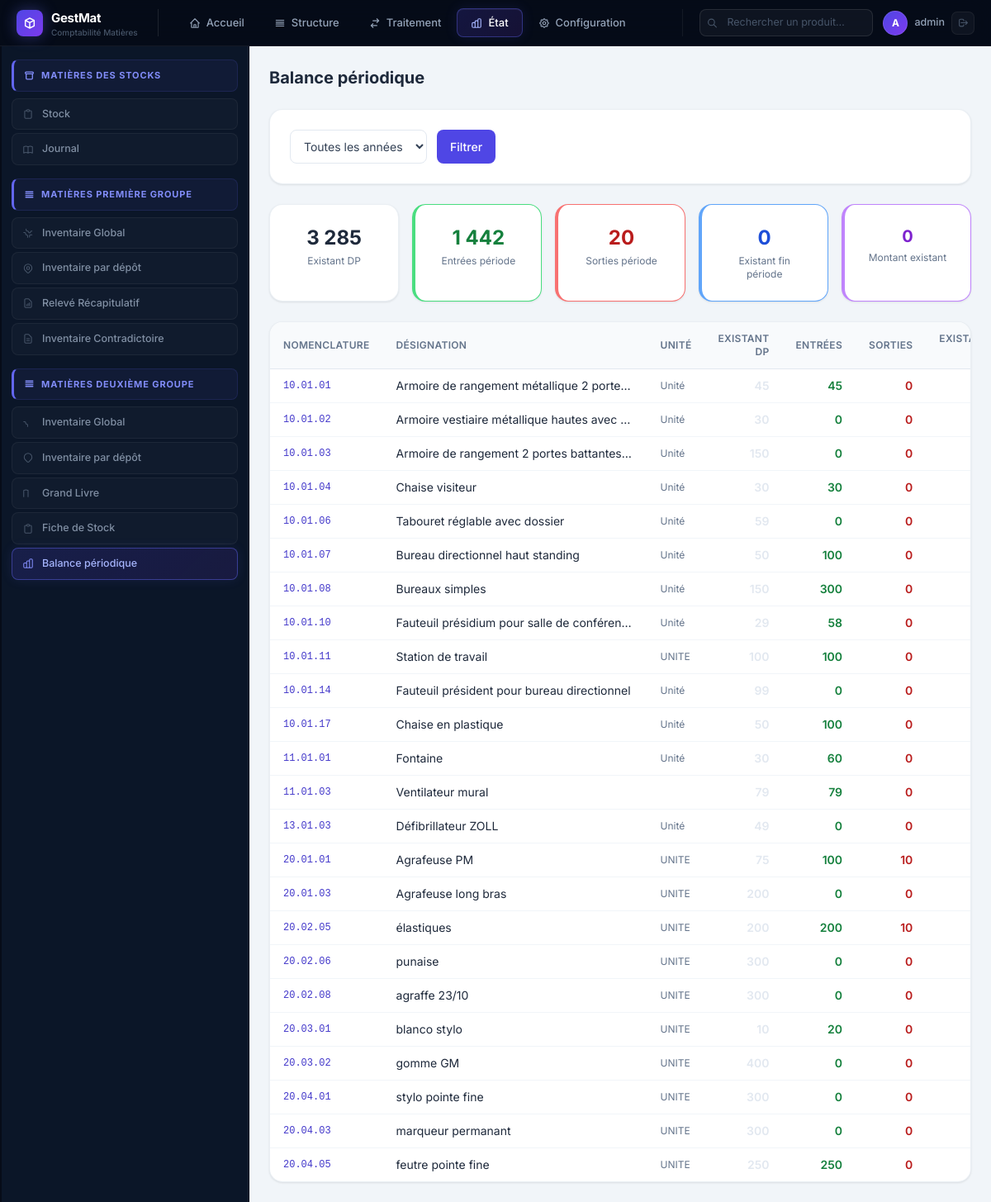
/balance/ (signed in), run on the app's committed database.
### matieres/models.py (models this page shows, shortened)
class BalancePeriodique(models.Model):
    annee_exercice = models.ForeignKey(
        AnneeExercice, on_delete=models.SET_NULL, null=True, blank=True, verbose_name="Année d'exercice"
    )
    produit = models.ForeignKey(
        Produit, on_delete=models.SET_NULL, null=True, blank=True, verbose_name="Produit"
    )
    nomenclature = models.CharField(max_length=30, verbose_name="Nomenclature")
    designation = models.CharField(max_length=300, verbose_name="Désignation")
    unite = models.CharField(max_length=50, verbose_name="Unité")
    existant_dp = models.IntegerField(default=0, verbose_name="Existant début période")
    entree_periode = models.IntegerField(default=0, verbose_name="Entrée période")
    total_entree = models.IntegerField(default=0, verbose_name="Total entrée")
    sortie_periode = models.IntegerField(default=0, verbose_name="Sortie période")
    existant_fin_periode = models.IntegerField(default=0, verbose_name="Existant fin période")
    prix_unitaire_ht = models.DecimalField(max_digits=15, decimal_places=2, default=0, verbose_name="Prix unitaire HT")
    montant_existant = models.DecimalField(max_digits=15, decimal_places=2, default=0, verbose_name="Montant existant")
    class Meta:
        verbose_name = "Balance périodique"
        verbose_name_plural = "Balances périodiques"

### matieres/views.py (the view)
# urls.py: path('balance/', views.balance_list, name='balance_list'),
@login_required
def balance_list(request):
    annee_id = request.GET.get('annee', '')
    balances = BalancePeriodique.objects.select_related('annee_exercice')
    if annee_id:
        balances = balances.filter(annee_exercice_id=annee_id)
    totaux = balances.aggregate(
        total_existant=Sum('existant_dp'),
        total_entrees=Sum('entree_periode'),
        total_sorties=Sum('sortie_periode'),
        total_fin=Sum('existant_fin_periode'),
        total_montant=Sum('montant_existant'),
    )
    context = {
        'page_title': 'Balance périodique',
        'balances': balances.order_by('nomenclature'),
        'annees': AnneeExercice.objects.all(),
        'annee_id': annee_id,
        'totaux': totaux,
    }
    return render(request, 'balance/list.html', context)

### templates/balance/list.html (shortened to what this page needs)
{% extends 'base.html' %}
{% load humanize %}
{% block content %}
<div class="flex items-center justify-between mb-6">
  <h2 class="text-xl font-bold text-slate-800">Balance périodique</h2>
</div>
<div class="card mb-6">
  <form method="get" class="flex gap-3">
    <select name="annee" class="border border-slate-200 rounded-lg px-3 py-2.5 text-sm focus:outline-none focus:ring-2 focus:ring-primary-500 text-slate-700 bg-white">
      <option value="">Toutes les années</option>
    </select>
    <button type="submit" class="btn-primary">Filtrer</button>
  </form>
</div>
{% if totaux.total_existant %}
<div class="grid grid-cols-2 lg:grid-cols-5 gap-4 mb-6">
  <div class="card text-center">
    <p class="text-2xl font-bold text-slate-800">{{ totaux.total_existant|intcomma }}</p>
    <p class="text-xs text-slate-500 mt-1">Existant DP</p>
  </div>
  <div class="card text-center border-l-4 border-green-400">
    <p class="text-2xl font-bold text-green-700">{{ totaux.total_entrees|intcomma }}</p>
    <p class="text-xs text-slate-500 mt-1">Entrées période</p>
  </div>
  <div class="card text-center border-l-4 border-red-400">
    <p class="text-2xl font-bold text-red-700">{{ totaux.total_sorties|intcomma }}</p>
    <p class="text-xs text-slate-500 mt-1">Sorties période</p>
  </div>
  <div class="card text-center border-l-4 border-blue-400">
    <p class="text-2xl font-bold text-blue-700">{{ totaux.total_fin|intcomma }}</p>
    <p class="text-xs text-slate-500 mt-1">Existant fin période</p>
  </div>
  <div class="card text-center border-l-4 border-purple-400">
    <p class="text-xl font-bold text-purple-700">{{ totaux.total_montant|floatformat:0|intcomma }}</p>
    <p class="text-xs text-slate-500 mt-1">Montant existant</p>
  </div>
</div>
{% endif %}
<div class="card p-0 overflow-hidden">
  <div class="overflow-x-auto">
    <table class="w-full text-sm">
      <thead class="bg-slate-50 border-b border-slate-200">
        <tr>
          <th class="text-left px-4 py-3 text-xs font-semibold text-slate-500 uppercase tracking-wide">Nomenclature</th>
          <th class="text-left px-4 py-3 text-xs font-semibold text-slate-500 uppercase tracking-wide">Désignation</th>
          <th class="text-left px-4 py-3 text-xs font-semibold text-slate-500 uppercase tracking-wide">Unité</th>
          <th class="text-right px-4 py-3 text-xs font-semibold text-slate-500 uppercase tracking-wide">Existant DP</th>
          <th class="text-right px-4 py-3 text-xs font-semibold text-slate-500 uppercase tracking-wide text-green-600">Entrées</th>
          <th class="text-right px-4 py-3 text-xs font-semibold text-slate-500 uppercase tracking-wide text-red-600">Sorties</th>
          <th class="text-right px-4 py-3 text-xs font-semibold text-slate-500 uppercase tracking-wide">Existant fin</th>
        </tr>
      </thead>
      <tbody class="divide-y divide-slate-100">
        {% for b in balances %}
        <tr class="hover:bg-slate-50">
          <td class="px-4 py-2.5 font-mono text-xs text-primary-700">{{ b.nomenclature }}</td>
          <td class="px-4 py-2.5 text-slate-800 max-w-xs truncate">{{ b.designation }}</td>
          <td class="px-4 py-2.5 text-slate-500 text-xs">{{ b.unite }}</td>
          <td class="px-4 py-2.5 text-right font-semibold">{{ b.existant_dp }}</td>
          <td class="px-4 py-2.5 text-right text-green-700 font-semibold">{{ b.entree_periode }}</td>
          <td class="px-4 py-2.5 text-right text-red-700 font-semibold">{{ b.sortie_periode }}</td>
          <td class="px-4 py-2.5 text-right font-bold {% if b.existant_fin_periode == 0 %}text-red-600{% elif b.existant_fin_periode < 5 %}text-orange-600{% else %}text-slate-800{% endif %}">{{ b.existant_fin_periode }}</td>
        </tr>
        {% empty %}
        <tr><td colspan="9" class="px-4 py-12 text-center text-slate-400">Aucune balance enregistrée</td></tr>
        {% endfor %}
      </tbody>
    </table>
  </div>
</div>
{% endblock %}

### templates/base.html (shortened to what this page needs)
<!DOCTYPE html>
<html lang="fr" class="h-full">
<head>
  <script src="https://cdn.tailwindcss.com"></script>
</head>
<body>
<header class="topbar">
  <div class="logo-wrap">
    <div class="logo-icon">
      <svg width="16" height="16" fill="none" stroke="#fff" viewBox="0 0 24 24" stroke-width="2.2">
        <path stroke-linecap="round" stroke-linejoin="round" d="M20 7l-8-4-8 4m16 0l-8 4m8-4v10l-8 4m0-10L4 7m8 4v10M4 7v10l8 4"/>
      </svg>
    </div>
    <div>
      <div class="logo-text">GestMat</div>
      <div class="logo-sub">{% if societe %}{{ societe.nom|truncatechars:20 }}{% else %}Comptabilité Matières{% endif %}</div>
    </div>
  </div>
  <nav class="tab-nav" role="tablist">
    <a href="{% url 'matieres:dashboard' %}" class="tab-btn" data-tab="accueil" role="tab">
      <svg width="14" height="14" fill="none" stroke="currentColor" viewBox="0 0 24 24" stroke-width="2">
        <path stroke-linecap="round" stroke-linejoin="round" d="M3 12l2-2m0 0l7-7 7 7M5 10v10a1 1 0 001 1h3m10-11l2 2m-2-2v10a1 1 0 01-1 1h-3m-6 0a1 1 0 001-1v-4a1 1 0 011-1h2a1 1 0 011 1v4a1 1 0 001 1m-6 0h6"/>
      </svg>
      Accueil
    </a>
    <span class="tab-btn" data-tab="structure" role="tab" style="cursor:pointer">
      <svg width="14" height="14" fill="none" stroke="currentColor" viewBox="0 0 24 24" stroke-width="2">
        <path stroke-linecap="round" stroke-linejoin="round" d="M4 6h16M4 10h16M4 14h16M4 18h16"/>
      </svg>
      Structure
    </span>
    <span class="tab-btn" data-tab="traitement" role="tab" style="cursor:pointer">
      <svg width="14" height="14" fill="none" stroke="currentColor" viewBox="0 0 24 24" stroke-width="2">
        <path stroke-linecap="round" stroke-linejoin="round" d="M8 7h12m0 0l-4-4m4 4l-4 4m0 6H4m0 0l4 4m-4-4l4-4"/>
      </svg>
      Traitement
    </span>
    <span class="tab-btn" data-tab="etat" role="tab" style="cursor:pointer">
      État
    </span>
    <span class="tab-btn" data-tab="configuration" role="tab" style="cursor:pointer">
      Configuration
    </span>
  </nav>
  <div class="topbar-right">
    <div class="search-wrap">
      <svg class="search-icon" width="13" height="13" fill="none" stroke="currentColor" viewBox="0 0 24 24" stroke-width="2">
        <path stroke-linecap="round" stroke-linejoin="round" d="M21 21l-6-6m2-5a7 7 0 11-14 0 7 7 0 0114 0"/>
      </svg>
      <input type="text" placeholder="Rechercher un produit…" name="q"
        hx-get="{% url 'matieres:htmx_recherche_produit' %}"
        hx-trigger="keyup changed delay:300ms"
        hx-target="#search-results">
    </div>
    <div class="user-wrap">
      <div class="user-avatar">{{ request.user.username|first|upper }}</div>
      <span class="user-name">{{ request.user.get_full_name|default:request.user.username }}</span>
      <a href="{% url 'logout' %}" class="btn-logout" title="Déconnexion">
        <svg width="13" height="13" fill="none" stroke="currentColor" viewBox="0 0 24 24" stroke-width="2">
          <path stroke-linecap="round" stroke-linejoin="round" d="M17 16l4-4m0 0l-4-4m4 4H7m6 4v1a3 3 0 01-3 3H6a3 3 0 01-3-3V7a3 3 0 013-3h4a3 3 0 013 3v1"/>
        </svg>
      </a>
    </div>
  </div>
</header>
<div class="app-body">
  <aside id="panel-etat" class="side-panel w-triple" role="navigation" aria-label="État">
    <div class="panel-inner">
      <div class="panel-section">
        <div class="section-title">
          <svg width="13" height="13" fill="none" stroke="currentColor" viewBox="0 0 24 24" stroke-width="2.5">
            <path stroke-linecap="round" stroke-linejoin="round" d="M5 8h14M5 8a2 2 0 110-4h14a2 2 0 110 4M5 8v10a2 2 0 002 2h10a2 2 0 002-2V8"/>
          </svg>
          Matières des stocks
        </div>
        <a href="{% url 'matieres:stock_depot_list' %}"
           class="panel-btn {% if request.resolver_match.url_name == 'stock_depot_list' %}active{% endif %}">
          <svg width="14" height="14" fill="none" stroke="currentColor" viewBox="0 0 24 24" stroke-width="1.8">
            <path stroke-linecap="round" stroke-linejoin="round" d="M9 5H7a2 2 0 00-2 2v12a2 2 0 002 2h10a2 2 0 002-2V7a2 2 0 00-2-2h-2M9 5a2 2 0 002 2h2a2 2 0 002-2M9 5a2 2 0 012-2h2a2 2 0 012 2"/>
          </svg>
          Stock
        </a>
        <a href="{% url 'matieres:journal_list' %}"
           class="panel-btn {% if request.resolver_match.url_name == 'journal_list' %}active{% endif %}">
          Journal
        </a>
      </div>
      <div class="panel-section">
        <div class="section-title">
          <svg width="13" height="13" fill="none" stroke="currentColor" viewBox="0 0 24 24" stroke-width="2.5">
            <path stroke-linecap="round" stroke-linejoin="round" d="M4 6h16M4 10h16M4 14h16M4 18h16"/>
          </svg>
          Matières première groupe
        </div>
        <a href="{% url 'matieres:inventaire_global' %}"
           class="panel-btn {% if request.resolver_match.url_name == 'inventaire_global' %}active{% endif %}">
          Inventaire Global
        </a>
        <a href="{% url 'matieres:inventaire_depot' %}"
           class="panel-btn {% if request.resolver_match.url_name == 'inventaire_depot' %}active{% endif %}">
          Inventaire par dépôt
        </a>
        <a href="{% url 'matieres:releve_recapitulatif' %}"
           class="panel-btn {% if request.resolver_match.url_name == 'releve_recapitulatif' %}active{% endif %}">
          <svg width="14" height="14" fill="none" stroke="currentColor" viewBox="0 0 24 24" stroke-width="1.8">
            <path stroke-linecap="round" stroke-linejoin="round" d="M9 17v-2m3 2v-4m3 4v-6m2 10H7a2 2 0 01-2-2V5a2 2 0 012-2h5.586a1 1 0 01.707.293l5.414 5.414a1 1 0 01.293.707V19a2 2 0 01-2 2z"/>
          </svg>
          Relevé Récapitulatif
        </a>
        <a href="{% url 'matieres:inventaire_individuel' %}"
           class="panel-btn {% if request.resolver_match.url_name == 'inventaire_individuel' %}active{% endif %}">
          <svg width="14" height="14" fill="none" stroke="currentColor" viewBox="0 0 24 24" stroke-width="1.8">
            <path stroke-linecap="round" stroke-linejoin="round" d="M9 12h6m-6 4h6m2 5H7a2 2 0 01-2-2V5a2 2 0 012-2h5.586a1 1 0 01.707.293l5.414 5.414a1 1 0 01.293.707V19a2 2 0 01-2 2z"/>
          </svg>
          Inventaire Contradictoire
        </a>
      </div>
      <div class="panel-section">
        <div class="section-title">
          <svg width="13" height="13" fill="none" stroke="currentColor" viewBox="0 0 24 24" stroke-width="2.5">
            <path stroke-linecap="round" stroke-linejoin="round" d="M4 6h16M4 10h16M4 14h16M4 18h16"/>
          </svg>
          Matières deuxième groupe
        </div>
        <a href="{% url 'matieres:inventaire_global' %}"
           class="panel-btn {% if request.resolver_match.url_name == 'inventaire_global' %}active{% endif %}">
          <svg width="14" height="14" fill="none" stroke="currentColor" viewBox="0 0 24 24" stroke-width="1.8">
            <path stroke-linecap="round" stroke-linejoin="round" d="M3.055 11H5a2 2 0 012 2v1a2 2 0 002 2 2 2 0 012 2v2.945"/>
          </svg>
          Inventaire Global
        </a>
        <a href="{% url 'matieres:inventaire_depot' %}"
           class="panel-btn {% if request.resolver_match.url_name == 'inventaire_depot' %}active{% endif %}">
          <svg width="14" height="14" fill="none" stroke="currentColor" viewBox="0 0 24 24" stroke-width="1.8">
            <path stroke-linecap="round" stroke-linejoin="round" d="M17.657 16.657L13.414 20.9a1.998 1.998 0 01-2.827 0l-4.244-4.243a8 8 0 1111.314 0z"/>
          </svg>
          Inventaire par dépôt
        </a>
        <a href="{% url 'matieres:grand_livre' %}"
           class="panel-btn {% if request.resolver_match.url_name == 'grand_livre' %}active{% endif %}">
          <svg width="14" height="14" fill="none" stroke="currentColor" viewBox="0 0 24 24" stroke-width="1.8">
            <path stroke-linecap="round" stroke-linejoin="round" d="M12 6.253v13m0-13C10.832 5.477 9.246 5 7.5 5S4.168 5.477 3 6.253v13"/>
          </svg>
          Grand Livre
        </a>
        <a href="{% url 'matieres:inventaire_individuel' %}"
           class="panel-btn {% if request.resolver_match.url_name == 'fiche_stock' %}active{% endif %}">
          <svg width="14" height="14" fill="none" stroke="currentColor" viewBox="0 0 24 24" stroke-width="1.8">
            <path stroke-linecap="round" stroke-linejoin="round" d="M9 5H7a2 2 0 00-2 2v12a2 2 0 002 2h10a2 2 0 002-2V7a2 2 0 00-2-2h-2M9 5a2 2 0 002 2h2a2 2 0 002-2M9 5a2 2 0 012-2h2a2 2 0 012 2"/>
          </svg>
          Fiche de Stock
        </a>
        <a href="{% url 'matieres:balance_list' %}"
           class="panel-btn {% if request.resolver_match.url_name == 'balance_list' %}active{% endif %}">
          Balance périodique
        </a>
      </div>
    </div>
  </aside>
  <main class="main-area" id="main-content">
    <div class="main-inner">
      {% block content %}{% endblock %}
    </div>
  </main>
</div>
</body>
</html>

### data on the page
BalancePeriodique: nomenclature "10.01.01", designation "Armoire de rangement métallique 2 porte…", unite "Unité", existant_dp "45", entree_periode "45", sortie_periode "0"
BalancePeriodique: nomenclature "10.01.02", designation "Armoire vestiaire métallique hautes avec…", unite "Unité", existant_dp "30", entree_periode "0", sortie_periode "0"
BalancePeriodique: nomenclature "10.01.03", designation "Armoire de rangement 2 portes battantes…", unite "Unité", existant_dp "150", entree_periode "0", sortie_periode "0"
BalancePeriodique: nomenclature "10.01.04", designation "Chaise visiteur", unite "Unité", existant_dp "30", entree_periode "30", sortie_periode "0"
BalancePeriodique: nomenclature "10.01.06", designation "Tabouret réglable avec dossier", unite "Unité", existant_dp "59", entree_periode "0", sortie_periode "0"
BalancePeriodique: nomenclature "10.01.07", designation "Bureau directionnel haut standing", unite "Unité", existant_dp "50", entree_periode "100", sortie_periode "0"
BalancePeriodique: nomenclature "10.01.08", designation "Bureaux simples", unite "Unité", existant_dp "150", entree_periode "300", sortie_periode "0"
BalancePeriodique: nomenclature "10.01.10", designation "Fauteuil présidium pour salle de conférence", unite "Unité", existant_dp "29", entree_periode "58", sortie_periode "0"
BalancePeriodique: nomenclature "10.01.11", designation "Station de travail", unite "UNITE", existant_dp "100", entree_periode "100", sortie_periode "0"
BalancePeriodique: nomenclature "10.01.14", designation "Fauteuil président pour bureau directionnel", unite "Unité", existant_dp "99", entree_periode "0", sortie_periode "0"
BalancePeriodique: nomenclature "10.01.17", designation "Chaise en plastique", unite "Unité", existant_dp "50", entree_periode "100", sortie_periode "0"
BalancePeriodique: nomenclature "11.01.01", designation "Fontaine", unite "Unité", existant_dp "30", entree_periode "60", sortie_periode "0"
BalancePeriodique: nomenclature "11.01.03", designation "Ventilateur mural", existant_dp "79", entree_periode "79", sortie_periode "0"
BalancePeriodique: nomenclature "13.01.03", designation "Défibrillateur ZOLL", unite "Unité", existant_dp "49", entree_periode "0", sortie_periode "0"
BalancePeriodique: nomenclature "20.01.01", designation "Agrafeuse PM", unite "UNITE", existant_dp "75", entree_periode "100", sortie_periode "10"
BalancePeriodique: nomenclature "20.01.03", designation "Agrafeuse long bras", unite "UNITE", existant_dp "200", entree_periode "0", sortie_periode "0"
BalancePeriodique: nomenclature "20.02.05", designation "élastiques", unite "UNITE", existant_dp "200", entree_periode "200", sortie_periode "10"
BalancePeriodique: nomenclature "20.02.06", designation "punaise", unite "UNITE", existant_dp "300", entree_periode "0", sortie_periode "0"
BalancePeriodique: nomenclature "20.02.08", designation "agraffe 23/10", unite "UNITE", existant_dp "300", entree_periode "0", sortie_periode "0"
BalancePeriodique: nomenclature "20.03.01", designation "blanco stylo", unite "UNITE", existant_dp "10", entree_periode "20", sortie_periode "0"
BalancePeriodique: nomenclature "20.03.02", designation "gomme GM", unite "UNITE", existant_dp "400", entree_periode "0", sortie_periode "0"
BalancePeriodique: nomenclature "20.04.01", designation "stylo pointe fine", unite "UNITE", existant_dp "300", entree_periode "0", sortie_periode "0"
BalancePeriodique: nomenclature "20.04.03", designation "marqueur permanant", unite "UNITE", existant_dp "300", entree_periode "0", sortie_periode "0"
BalancePeriodique: nomenclature "20.04.05", designation "feutre pointe fine", unite "UNITE", existant_dp "250", entree_periode "250", sortie_periode "0"

### other printed values
{{ request.user.username|first|upper }} "A"
{{ request.user.get_full_name|default:request.user.username }} "admin"
{{ totaux.total_existant|intcomma }} "3 285"
{{ totaux.total_entrees|intcomma }} "1 442"
{{ totaux.total_sorties|intcomma }} "20"
{{ totaux.total_fin|intcomma }} "0"
{{ totaux.total_montant|floatformat:0|intcomma }} "0"
